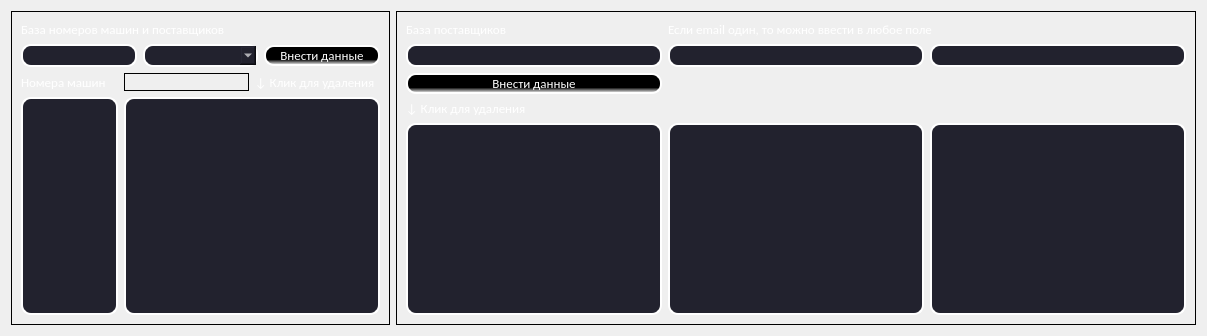
      <widget class="QWidget" name="tab">
       <attribute name="title">
        <string>Поставщики</string>
       </attribute>
       <layout class="QGridLayout" name="gridLayout_3">
        <item row="0" column="2">
         <widget class="QFrame" name="frame_3">
          <property name="sizePolicy">
           <sizepolicy hsizetype="Minimum" vsizetype="Preferred">
            <horstretch>0</horstretch>
            <verstretch>0</verstretch>
           </sizepolicy>
          </property>
          <property name="styleSheet">
           <string notr="true">QFrame {
border: 1px solid black;
}</string>
          </property>
          <property name="frameShape">
           <enum>QFrame::StyledPanel</enum>
          </property>
          <property name="frameShadow">
           <enum>QFrame::Raised</enum>
          </property>
          <layout class="QGridLayout" name="gridLayout">
           <item row="1" column="0">
            <widget class="QLineEdit" name="info_lineEdit_3">
             <property name="sizePolicy">
              <sizepolicy hsizetype="Minimum" vsizetype="Fixed">
               <horstretch>0</horstretch>
               <verstretch>0</verstretch>
              </sizepolicy>
             </property>
             <property name="font">
              <font>
               <family>Calibri</family>
               <pointsize>10</pointsize>
              </font>
             </property>
             <property name="styleSheet">
              <string notr="true">background-color: #22222e;
border: 2px solid white;
border-radius: 10;
color: white
</string>
             </property>
            </widget>
           </item>
           <item row="4" column="0">
            <widget class="QListWidget" name="info_listWidget_3">
             <property name="sizePolicy">
              <sizepolicy hsizetype="Minimum" vsizetype="Expanding">
               <horstretch>0</horstretch>
               <verstretch>0</verstretch>
              </sizepolicy>
             </property>
             <property name="font">
              <font>
               <family>Calibri</family>
               <pointsize>10</pointsize>
              </font>
             </property>
             <property name="styleSheet">
              <string notr="true">background-color: #22222e;
border: 2px solid white;
border-radius: 10;
color: white
</string>
             </property>
            </widget>
           </item>
           <item row="2" column="0">
            <widget class="QPushButton" name="info_pushButton_2">
             <property name="font">
              <font>
               <family>Calibri</family>
               <pointsize>10</pointsize>
              </font>
             </property>
             <property name="styleSheet">
              <string notr="true">QPushButton {
	background-color: qlineargradient(spread:pad, x1:0, y1:0.709773, x2:0, y2:1, stop:0 rgba(0, 0, 0, 255), stop:1 rgba(255, 255, 255, 255));
border: 2px solid white;
border-radius: 10;
color: white
}
QPushButton::hover {
	background-color: rgb(86, 86, 86)
}

QPushButton::pressed {
	background-color:rgb(0, 0, 0)
}
</string>
             </property>
             <property name="text">
              <string>Внести данные</string>
             </property>
            </widget>
           </item>
           <item row="4" column="1">
            <widget class="QListWidget" name="info_listWidget_4">
             <property name="sizePolicy">
              <sizepolicy hsizetype="Fixed" vsizetype="Expanding">
               <horstretch>0</horstretch>
               <verstretch>0</verstretch>
              </sizepolicy>
             </property>
             <property name="font">
              <font>
               <family>Calibri</family>
               <pointsize>10</pointsize>
              </font>
             </property>
             <property name="styleSheet">
              <string notr="true">background-color: #22222e;
border: 2px solid white;
border-radius: 10;
color: white
</string>
             </property>
            </widget>
           </item>
           <item row="0" column="0">
            <widget class="QLabel" name="label_11">
             <property name="font">
              <font>
               <family>Calibri</family>
               <pointsize>10</pointsize>
              </font>
             </property>
             <property name="styleSheet">
              <string notr="true">color: rgb(255, 255, 255);
border: None</string>
             </property>
             <property name="text">
              <string>База поставщиков</string>
             </property>
            </widget>
           </item>
           <item row="1" column="1">
            <widget class="QLineEdit" name="info_lineEdit_4">
             <property name="sizePolicy">
              <sizepolicy hsizetype="Minimum" vsizetype="Fixed">
               <horstretch>0</horstretch>
               <verstretch>0</verstretch>
              </sizepolicy>
             </property>
             <property name="font">
              <font>
               <family>Calibri</family>
               <pointsize>10</pointsize>
              </font>
             </property>
             <property name="styleSheet">
              <string notr="true">background-color: #22222e;
border: 2px solid white;
border-radius: 10;
color: white
</string>
             </property>
            </widget>
           </item>
           <item row="1" column="2">
            <widget class="QLineEdit" name="info_lineEdit_5">
             <property name="sizePolicy">
              <sizepolicy hsizetype="Minimum" vsizetype="Fixed">
               <horstretch>0</horstretch>
               <verstretch>0</verstretch>
              </sizepolicy>
             </property>
             <property name="font">
              <font>
               <family>Calibri</family>
               <pointsize>10</pointsize>
              </font>
             </property>
             <property name="styleSheet">
              <string notr="true">background-color: #22222e;
border: 2px solid white;
border-radius: 10;
color: white
</string>
             </property>
            </widget>
           </item>
           <item row="4" column="2">
            <widget class="QListWidget" name="info_listWidget_5">
             <property name="sizePolicy">
              <sizepolicy hsizetype="Fixed" vsizetype="Expanding">
               <horstretch>0</horstretch>
               <verstretch>0</verstretch>
              </sizepolicy>
             </property>
             <property name="font">
              <font>
               <family>Calibri</family>
               <pointsize>10</pointsize>
              </font>
             </property>
             <property name="styleSheet">
              <string notr="true">background-color: #22222e;
border: 2px solid white;
border-radius: 10;
color: white
</string>
             </property>
            </widget>
           </item>
           <item row="3" column="0">
            <widget class="QLabel" name="info_label_4">
             <property name="sizePolicy">
              <sizepolicy hsizetype="Minimum" vsizetype="Preferred">
               <horstretch>0</horstretch>
               <verstretch>0</verstretch>
              </sizepolicy>
             </property>
             <property name="font">
              <font>
               <family>Calibri</family>
               <pointsize>10</pointsize>
              </font>
             </property>
             <property name="styleSheet">
              <string notr="true">color: rgb(255, 255, 255);
border: None</string>
             </property>
             <property name="text">
              <string>↓ Клик для удаления</string>
             </property>
            </widget>
           </item>
           <item row="2" column="1" rowspan="2" colspan="2">
            <widget class="QLabel" name="info_label_15">
             <property name="font">
              <font>
               <family>Calibri</family>
               <pointsize>10</pointsize>
              </font>
             </property>
             <property name="styleSheet">
              <string notr="true">color: rgb(255, 255, 255);
border: None</string>
             </property>
             <property name="text">
              <string/>
             </property>
            </widget>
           </item>
           <item row="0" column="1" colspan="2">
            <widget class="QLabel" name="label_2">
             <property name="font">
              <font>
               <family>Calibri</family>
               <pointsize>10</pointsize>
              </font>
             </property>
             <property name="styleSheet">
              <string notr="true">color: rgb(255, 255, 255);
border: None</string>
             </property>
             <property name="text">
              <string>Если email один, то можно ввести в любое поле</string>
             </property>
            </widget>
           </item>
          </layout>
         </widget>
        </item>
        <item row="0" column="1">
         <widget class="QFrame" name="frame_5">
          <property name="sizePolicy">
           <sizepolicy hsizetype="Fixed" vsizetype="Preferred">
            <horstretch>0</horstretch>
            <verstretch>0</verstretch>
           </sizepolicy>
          </property>
          <property name="styleSheet">
           <string notr="true">QFrame {
border: 1px solid black;
}</string>
          </property>
          <property name="frameShape">
           <enum>QFrame::StyledPanel</enum>
          </property>
          <property name="frameShadow">
           <enum>QFrame::Raised</enum>
          </property>
          <layout class="QGridLayout" name="gridLayout_6">
           <item row="1" column="0">
            <layout class="QGridLayout" name="gridLayout_8">
             <item row="3" column="3">
              <widget class="QLabel" name="info_label_3">
               <property name="sizePolicy">
                <sizepolicy hsizetype="Minimum" vsizetype="Preferred">
                 <horstretch>0</horstretch>
                 <verstretch>0</verstretch>
                </sizepolicy>
               </property>
               <property name="font">
                <font>
                 <family>Calibri</family>
                 <pointsize>10</pointsize>
                </font>
               </property>
               <property name="styleSheet">
                <string notr="true">color: rgb(255, 255, 255);
border: None</string>
               </property>
               <property name="text">
                <string>↓ Клик для удаления</string>
               </property>
              </widget>
             </item>
             <item row="3" column="2">
              <widget class="QLabel" name="info_label_2">
               <property name="sizePolicy">
                <sizepolicy hsizetype="Ignored" vsizetype="Preferred">
                 <horstretch>0</horstretch>
                 <verstretch>0</verstretch>
                </sizepolicy>
               </property>
               <property name="font">
                <font>
                 <family>Calibri</family>
                 <pointsize>10</pointsize>
                </font>
               </property>
               <property name="styleSheet">
                <string notr="true">color: white</string>
               </property>
               <property name="text">
                <string/>
               </property>
              </widget>
             </item>
             <item row="3" column="0" colspan="2">
              <widget class="QLabel" name="info_label_1">
               <property name="sizePolicy">
                <sizepolicy hsizetype="Fixed" vsizetype="Preferred">
                 <horstretch>0</horstretch>
                 <verstretch>0</verstretch>
                </sizepolicy>
               </property>
               <property name="font">
                <font>
                 <family>Calibri</family>
                 <pointsize>10</pointsize>
                </font>
               </property>
               <property name="styleSheet">
                <string notr="true">color: rgb(255, 255, 255);
border: None</string>
               </property>
               <property name="text">
                <string>Номера машин</string>
               </property>
              </widget>
             </item>
             <item row="2" column="0" colspan="4">
              <layout class="QHBoxLayout" name="horizontalLayout_6">
               <item>
                <widget class="QLineEdit" name="info_lineEdit_1">
                 <property name="sizePolicy">
                  <sizepolicy hsizetype="Minimum" vsizetype="Fixed">
                   <horstretch>0</horstretch>
                   <verstretch>0</verstretch>
                  </sizepolicy>
                 </property>
                 <property name="font">
                  <font>
                   <family>Calibri</family>
                   <pointsize>10</pointsize>
                  </font>
                 </property>
                 <property name="styleSheet">
                  <string notr="true">background-color: #22222e;
border: 2px solid white;
border-radius: 10;
color: white
</string>
                 </property>
                </widget>
               </item>
               <item>
                <widget class="QComboBox" name="info_comboBox_1">
                 <property name="sizePolicy">
                  <sizepolicy hsizetype="Minimum" vsizetype="Fixed">
                   <horstretch>0</horstretch>
                   <verstretch>0</verstretch>
                  </sizepolicy>
                 </property>
                 <property name="font">
                  <font>
                   <family>Calibri</family>
                   <pointsize>10</pointsize>
                  </font>
                 </property>
                 <property name="styleSheet">
                  <string notr="true">background-color: #22222e;
border: 2px solid white;
border-radius: 10;
color: white
</string>
                 </property>
                </widget>
               </item>
               <item>
                <widget class="QPushButton" name="info_pushButton_1">
                 <property name="sizePolicy">
                  <sizepolicy hsizetype="Minimum" vsizetype="Fixed">
                   <horstretch>0</horstretch>
                   <verstretch>0</verstretch>
                  </sizepolicy>
                 </property>
                 <property name="font">
                  <font>
                   <family>Calibri</family>
                   <pointsize>10</pointsize>
                  </font>
                 </property>
                 <property name="styleSheet">
                  <string notr="true">QPushButton {
	background-color: qlineargradient(spread:pad, x1:0, y1:0.709773, x2:0, y2:1, stop:0 rgba(0, 0, 0, 255), stop:1 rgba(255, 255, 255, 255));
border: 2px solid white;
border-radius: 10;
color: white
}
QPushButton::hover {
	background-color: rgb(86, 86, 86)
}

QPushButton::pressed {
	background-color:rgb(0, 0, 0)
}
</string>
                 </property>
                 <property name="text">
                  <string>Внести данные</string>
                 </property>
                </widget>
               </item>
              </layout>
             </item>
             <item row="4" column="0" colspan="2">
              <widget class="QListWidget" name="info_listWidget_1">
               <property name="sizePolicy">
                <sizepolicy hsizetype="Ignored" vsizetype="Expanding">
                 <horstretch>0</horstretch>
                 <verstretch>0</verstretch>
                </sizepolicy>
               </property>
               <property name="font">
                <font>
                 <family>Calibri</family>
                 <pointsize>10</pointsize>
                </font>
               </property>
               <property name="styleSheet">
                <string notr="true">background-color: #22222e;
border: 2px solid white;
border-radius: 10;
color: white
</string>
               </property>
              </widget>
             </item>
             <item row="4" column="2" colspan="2">
              <widget class="QListWidget" name="info_listWidget_2">
               <property name="sizePolicy">
                <sizepolicy hsizetype="Fixed" vsizetype="Expanding">
                 <horstretch>0</horstretch>
                 <verstretch>0</verstretch>
                </sizepolicy>
               </property>
               <property name="font">
                <font>
                 <family>Calibri</family>
                 <pointsize>10</pointsize>
                </font>
               </property>
               <property name="styleSheet">
                <string notr="true">background-color: #22222e;
border: 2px solid white;
border-radius: 10;
color: white
</string>
               </property>
              </widget>
             </item>
            </layout>
           </item>
           <item row="0" column="0">
            <widget class="QLabel" name="label_10">
             <property name="font">
              <font>
               <family>Calibri</family>
               <pointsize>10</pointsize>
              </font>
             </property>
             <property name="styleSheet">
              <string notr="true">color: rgb(255, 255, 255);
border: None</string>
             </property>
             <property name="text">
              <string>База номеров машин и поставщиков</string>
             </property>
            </widget>
           </item>
          </layout>
         </widget>
        </item>
       </layout>
      </widget>
